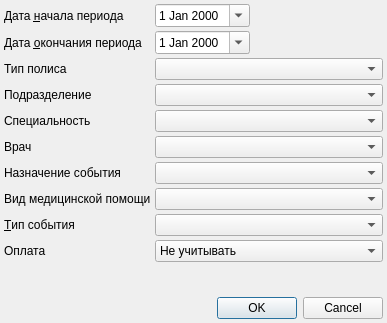
<?xml version="1.0" encoding="UTF-8"?>
<ui version="4.0">
 <class>ReportSMOClientsSetupDialog</class>
 <widget class="QDialog" name="ReportSMOClientsSetupDialog">
  <property name="geometry">
   <rect>
    <x>0</x>
    <y>0</y>
    <width>387</width>
    <height>323</height>
   </rect>
  </property>
  <property name="windowTitle">
   <string>Dialog</string>
  </property>
  <layout class="QGridLayout" name="gridLayout">
   <property name="margin">
    <number>4</number>
   </property>
   <property name="spacing">
    <number>4</number>
   </property>
   <item row="6" column="0">
    <widget class="QLabel" name="lblPurpose">
     <property name="text">
      <string>Назначение события</string>
     </property>
     <property name="buddy">
      <cstring>cmbPurpose</cstring>
     </property>
    </widget>
   </item>
   <item row="5" column="0">
    <widget class="QLabel" name="lblPerson">
     <property name="text">
      <string>Врач</string>
     </property>
    </widget>
   </item>
   <item row="4" column="0">
    <widget class="QLabel" name="lblSpeciality">
     <property name="text">
      <string>Специальность</string>
     </property>
    </widget>
   </item>
   <item row="1" column="0">
    <widget class="QLabel" name="lblEndDate">
     <property name="text">
      <string>Дата &amp;окончания периода</string>
     </property>
     <property name="buddy">
      <cstring>edtEndDate</cstring>
     </property>
    </widget>
   </item>
   <item row="1" column="1" colspan="3">
    <widget class="CDateEdit" name="edtEndDate">
     <property name="sizePolicy">
      <sizepolicy hsizetype="Maximum" vsizetype="Fixed">
       <horstretch>0</horstretch>
       <verstretch>0</verstretch>
      </sizepolicy>
     </property>
     <property name="calendarPopup">
      <bool>true</bool>
     </property>
    </widget>
   </item>
   <item row="3" column="0">
    <widget class="QLabel" name="lblOrgStructure">
     <property name="text">
      <string>Подразделение</string>
     </property>
    </widget>
   </item>
   <item row="8" column="0">
    <widget class="QLabel" name="lblEventType">
     <property name="text">
      <string>&amp;Тип события</string>
     </property>
     <property name="buddy">
      <cstring>cmbEventType</cstring>
     </property>
    </widget>
   </item>
   <item row="2" column="0">
    <widget class="QLabel" name="lblPolicyType">
     <property name="text">
      <string>Тип полиса</string>
     </property>
    </widget>
   </item>
   <item row="0" column="1" colspan="3">
    <widget class="CDateEdit" name="edtBegDate">
     <property name="sizePolicy">
      <sizepolicy hsizetype="Maximum" vsizetype="Fixed">
       <horstretch>0</horstretch>
       <verstretch>0</verstretch>
      </sizepolicy>
     </property>
     <property name="calendarPopup">
      <bool>true</bool>
     </property>
    </widget>
   </item>
   <item row="0" column="0">
    <widget class="QLabel" name="lblBegDate">
     <property name="text">
      <string>Дата &amp;начала периода</string>
     </property>
     <property name="buddy">
      <cstring>edtBegDate</cstring>
     </property>
    </widget>
   </item>
   <item row="9" column="0">
    <widget class="QLabel" name="lblPaying">
     <property name="text">
      <string>Оплата</string>
     </property>
    </widget>
   </item>
   <item row="7" column="0">
    <widget class="QLabel" name="lblMedicalAidKind">
     <property name="text">
      <string>Вид медицинской помощи</string>
     </property>
    </widget>
   </item>
   <item row="0" column="4">
    <spacer name="horizontalSpacer">
     <property name="orientation">
      <enum>Qt::Horizontal</enum>
     </property>
     <property name="sizeHint" stdset="0">
      <size>
       <width>40</width>
       <height>20</height>
      </size>
     </property>
    </spacer>
   </item>
   <item row="2" column="1" colspan="4">
    <widget class="CRBComboBox" name="cmbPolicyType"/>
   </item>
   <item row="3" column="1" colspan="4">
    <widget class="COrgStructureComboBox" name="cmbOrgStructure"/>
   </item>
   <item row="4" column="1" colspan="4">
    <widget class="CRBComboBox" name="cmbSpeciality"/>
   </item>
   <item row="5" column="1" colspan="4">
    <widget class="CPersonComboBoxEx" name="cmbPerson"/>
   </item>
   <item row="6" column="1" colspan="4">
    <widget class="CRBComboBox" name="cmbPurpose"/>
   </item>
   <item row="7" column="1" colspan="4">
    <widget class="CRBComboBox" name="cmbMedicalAidKind"/>
   </item>
   <item row="8" column="1" colspan="4">
    <widget class="CRBComboBox" name="cmbEventType"/>
   </item>
   <item row="9" column="1" colspan="4">
    <widget class="QComboBox" name="cmbPaying">
     <item>
      <property name="text">
       <string>Не учитывать</string>
      </property>
     </item>
     <item>
      <property name="text">
       <string>Выставленные</string>
      </property>
     </item>
     <item>
      <property name="text">
       <string>Оплаченные</string>
      </property>
     </item>
     <item>
      <property name="text">
       <string>Отказанные</string>
      </property>
     </item>
    </widget>
   </item>
   <item row="11" column="0" colspan="5">
    <widget class="QDialogButtonBox" name="buttonBox">
     <property name="orientation">
      <enum>Qt::Horizontal</enum>
     </property>
     <property name="standardButtons">
      <set>QDialogButtonBox::Cancel|QDialogButtonBox::Ok</set>
     </property>
    </widget>
   </item>
   <item row="10" column="0">
    <spacer name="verticalSpacer">
     <property name="orientation">
      <enum>Qt::Vertical</enum>
     </property>
     <property name="sizeHint" stdset="0">
      <size>
       <width>20</width>
       <height>40</height>
      </size>
     </property>
    </spacer>
   </item>
  </layout>
 </widget>
 <customwidgets>
  <customwidget>
   <class>COrgStructureComboBox</class>
   <extends>QComboBox</extends>
   <header>Orgs/OrgStructComboBoxes.h</header>
  </customwidget>
  <customwidget>
   <class>CRBComboBox</class>
   <extends>QComboBox</extends>
   <header>library/crbcombobox.h</header>
  </customwidget>
  <customwidget>
   <class>CDateEdit</class>
   <extends>QDateEdit</extends>
   <header>library/DateEdit</header>
  </customwidget>
  <customwidget>
   <class>CPersonComboBoxEx</class>
   <extends>QComboBox</extends>
   <header>Orgs/PersonComboBoxEx.h</header>
  </customwidget>
 </customwidgets>
 <tabstops>
  <tabstop>edtBegDate</tabstop>
  <tabstop>edtEndDate</tabstop>
  <tabstop>cmbPolicyType</tabstop>
  <tabstop>cmbOrgStructure</tabstop>
  <tabstop>cmbSpeciality</tabstop>
  <tabstop>cmbPerson</tabstop>
  <tabstop>cmbPurpose</tabstop>
  <tabstop>cmbMedicalAidKind</tabstop>
  <tabstop>cmbEventType</tabstop>
  <tabstop>cmbPaying</tabstop>
  <tabstop>buttonBox</tabstop>
 </tabstops>
 <resources/>
 <connections>
  <connection>
   <sender>buttonBox</sender>
   <signal>accepted()</signal>
   <receiver>ReportSMOClientsSetupDialog</receiver>
   <slot>accept()</slot>
   <hints>
    <hint type="sourcelabel">
     <x>248</x>
     <y>254</y>
    </hint>
    <hint type="destinationlabel">
     <x>157</x>
     <y>274</y>
    </hint>
   </hints>
  </connection>
  <connection>
   <sender>buttonBox</sender>
   <signal>rejected()</signal>
   <receiver>ReportSMOClientsSetupDialog</receiver>
   <slot>reject()</slot>
   <hints>
    <hint type="sourcelabel">
     <x>316</x>
     <y>260</y>
    </hint>
    <hint type="destinationlabel">
     <x>286</x>
     <y>274</y>
    </hint>
   </hints>
  </connection>
 </connections>
</ui>
